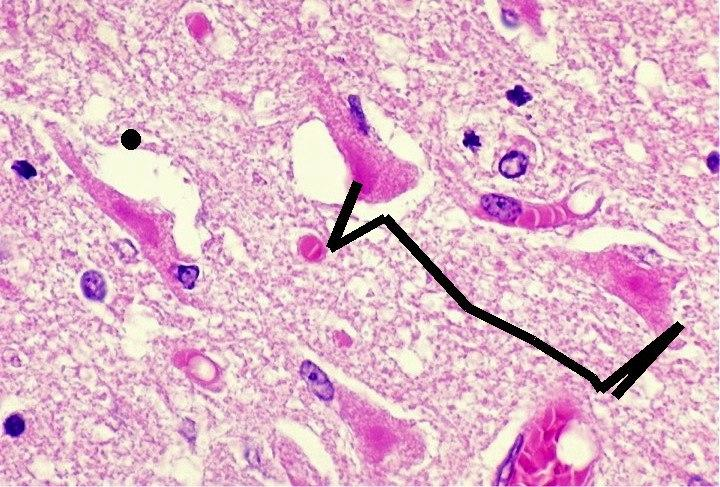
#> input picture netReconst/reconstruction_notebooks/cv2InpaintMethods/damage.png, 720 x 487 px
$ python cv2Inpaint.py
#> lines starting #> are read from the running program, lines starting #| are printed output that depends on the picture
import numpy as np
from matplotlib import pyplot as plt
import cv2
from cv2 import imwrite
from PIL import Image, ImageChops
# src: https://math.berkeley.edu/~sethian/2006/Explanations/fast_marching_explain.html
img = cv2.imread('damage.png')  # input
#> img is the input picture: shape (487, 720, 3); mean B, G, R 202, 180.3, 224
mask = cv2.imread('mask.png',0)    # mask
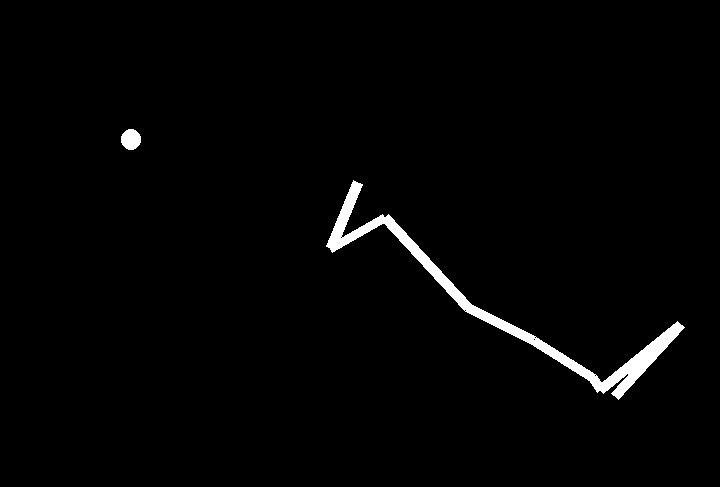
#> input picture netReconst/reconstruction_notebooks/cv2InpaintMethods/mask.png, 720 x 487 px
#> mask is the input picture: shape (487, 720); min 0, max 255, mean 4.3

dst_TELEA = cv2.inpaint(img,mask,3,cv2.INPAINT_TELEA)
dst_NS = cv2.inpaint(img,mask,3,cv2.INPAINT_NS)
cv2.imwrite('telea.png', dst_TELEA)
cv2.imwrite('NS.png', dst_NS)

plt.subplot(221), plt.imshow(img)
plt.title('degraded image')
plt.subplot(222), plt.imshow(mask, 'gray')
plt.title('mask image')
plt.subplot(223), plt.imshow(dst_TELEA)
plt.title('TELEA')
plt.subplot(224), plt.imshow(dst_NS)
plt.title('NS')

plt.tight_layout()
plt.show()
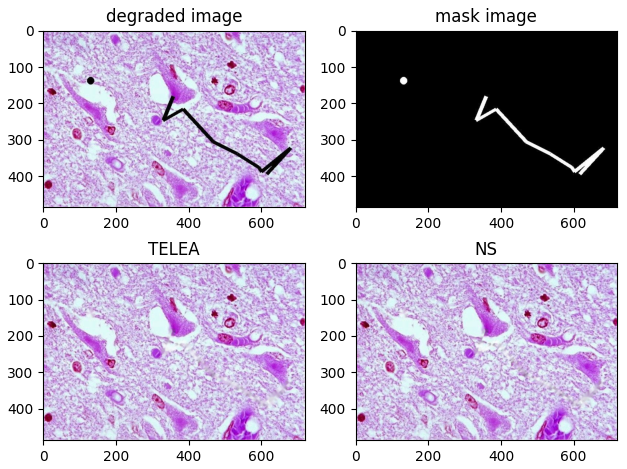
#> figure drawn by matplotlib, 4 panels; B, G, R data is drawn as R, G, B
original = cv2.imread('original.png',0)
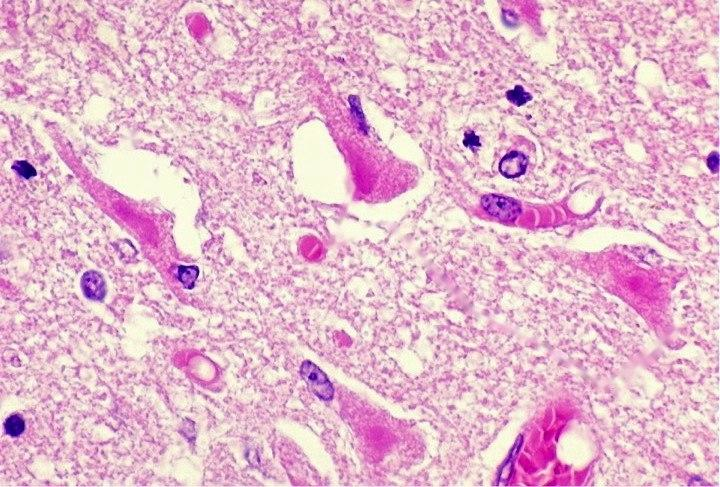
#> input picture netReconst/reconstruction_notebooks/cv2InpaintMethods/original.png, 720 x 487 px
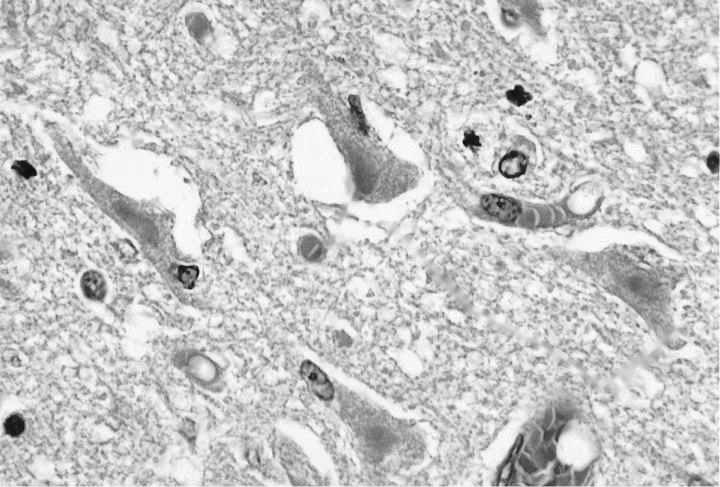
#> original: shape (487, 720); min 9, max 254, mean 198.7
telema = cv2.imread('telea.png',0)
#> telema: shape (487, 720); min 9, max 254, mean 198.8
NS = cv2.imread('NS.png',0)
#> NS: shape (487, 720); min 9, max 254, mean 198.7

# first algo
# compute difference
# assign images
original = Image.open("original.png")
#> original: PIL image 720x487 RGB
telema = Image.open("telea.png")
#> telema: PIL image 720x487 RGB
NS = Image.open("NS.png")
#> NS: PIL image 720x487 RGB

# finding difference
diff = ImageChops.difference(original, telema)
# showing the difference
diff.show(title='telema from original')

# finding difference
diff = ImageChops.difference(original, NS)

# showing the difference
diff.show(title='NS from original')
